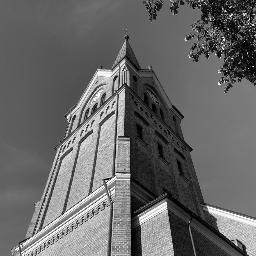
%> input picture w9/Part 1/img_grey.jpg, 256 x 256 px
$ octave week9.m   (GNU Octave 9; MATLAB toolbox functions it lacks are replaced by stand-ins)
%> lines starting %> are read from the running program, lines starting %| are printed output that depends on the picture
### w9/Part 1/f_zigzag.m
% Week 9. ZigZag function

function result = f_zigzag(mat)
    rows = size(mat, 1); % Rows in matrix
    cols = size(mat, 2); % Columns in matrix
    d = 2; % Starting diagonal
    result = [];
    % Loop over diagonals
    while d <= rows + cols
        diagElems = []; % Elements in current diagonal
        % Iterate over matrix elements
        for i = 1:rows
            for j = 1:cols
                % Add to diagonal if indices sum to current diagonal
                if i + j == d
                    diagElems = [diagElems, mat(i,j)];
                end
            end
        end
        % Append in reverse for even diagonals
        if mod(d, 2) == 0
            result = [result, fliplr(diagElems)];
        else
            result = [result, diagElems];
        end
        d = d + 1;
    end
end

### w9/Part 1/f_differential_coding.m
% Week 9.
% For each zero in the array, it counts how many consecutive zeros occur.

function output = f_differential_coding(input)
    zerosCount = 0;
    rowCount = 1;
    output = [];
    for index = 1:length(input)
        if input(index) == 0
            zerosCount = zerosCount + 1;
            if zerosCount == 15
                newRow = [zerosCount, 0, 0];
                output = [output; newRow];
                rowCount = rowCount + 1;
                zerosCount = 0; % Reset zero count for next element
            end
        else
            % Determine the number of bits for the non-zero value
            bitSize = floor(log2(abs(input(index)))) + 1;

            % Create a new row with count of zeros, bit size, and the value
            newRow = [zerosCount, bitSize, input(index)];

            % Add the new row to the output
            if rowCount == 1
                output = newRow;
            else
                output = [output; newRow]; % Append as a new row
            end
            rowCount = rowCount + 1;
            zerosCount = 0; % Reset zero count for next element
        end

        % If output is empty, skip to the next iteration
        if isempty(output)
            continue
        end
    end
end

### w9/Part 1/week9.m
% Week 9. JPEG Compression.
% This script performs the JPEG compression.
% It includes the subtraction of 128 from pixel values, DCT transformation,
% quantization, and placeholders for the zigzag scan and differential coding.

% Load the image
img = imread('img_grey.jpg');
%> img is the input picture: size 256x256 uint8; min 0, max 255, mean 103.9

% Subtract 128 from each pixel value to shift the range
img = double(img) - 128;
%> img: size 256x256 double

% Set block size
blkSize = 8;

% Initialize 3D matrix for storing blocks
imgBlocks = zeros(blkSize, blkSize, numel(img)/(blkSize^2));

% Extract and store 8x8 blocks
cnt = 1;
for x = 1:blkSize:size(img, 1)
    for y = 1:blkSize:size(img, 2)
        blk = img(x:x+blkSize-1, y:y+blkSize-1);
        imgBlocks(:,:,cnt) = blk;
        cnt = cnt + 1;
    end
end
%> after the loop, cnt = 1025

% Compute DCT for each block
numBlks = numel(img)/(blkSize^2);
%> numBlks = 1024
dctBlks = zeros(blkSize, blkSize, numBlks);
for b = 1:numBlks
    dctBlks(:,:,b) = dct2(imgBlocks(:,:,b));
end

% Define the quantization matrix and quantize DCT blocks
QMat = [16 11 10 16 24 40 51 61;
 12 12 14 19 26 58 60 55;
 14 13 16 24 40 57 69 56;
 14 17 22 29 51 87 80 62;
 18 22 37 56 68 109 103 77;
 24 35 55 64 81 104 113 92;
 49 64 78 87 103 121 120 101;
 72 92 95 98 112 100 103 99];
quantDct = zeros(blkSize, blkSize, numBlks);
for b = 1:numBlks
    quantDct(:,:,b) = round(dctBlks(:,:,b)./QMat);
end

% Zigzag scan on quantized DCT blocks
zigzagDct = zeros(blkSize*blkSize, numBlks);
for b = 1:numBlks
    zigzagDct(:,b) = f_zigzag(quantDct(:,:,b));
end
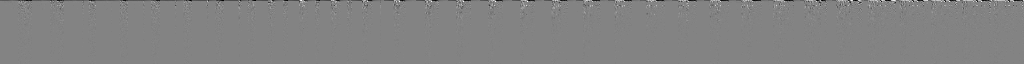
%> zigzagDct: size 64x1024 double; min -54, max 51, mean -0.2; drawn with min black and max white

% Encode AC components
ACComp = [];
for j = 1:numBlks
    if j == 1
        ACComp = [1 0 0];
        temp = f_differential_coding(zigzagDct(:,j));
        ACComp = [ACComp; temp];
    else
        ACComp = [ACComp; [j 0 0]];
        temp = f_differential_coding(zigzagDct(:,j));
        ACComp = [ACComp; temp];
    end

end
%> after the loop, temp = 32 rows, first 12: [0 6 32; 0 1 -1; 0 3 4; 0 2 -2; 0 2 2; 0 2 -2; 0 2 -2; 0 2 3; 0 2 -2; 0 2 2; 0 1 1; 0 2 2]

% Compute DC components
DCCoeffs = reshape(quantDct(1,1,:), 32, 32)';
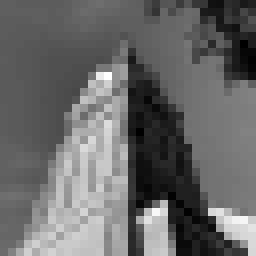
%> DCCoeffs: size 32x32 double (shown 8 times larger); min -54, max 48, mean -12.2; drawn with min black and max white

% Calculate DPCM for DC components
DPCM = zeros(size(DCCoeffs));
DPCM(:,1) = DCCoeffs(:,1);
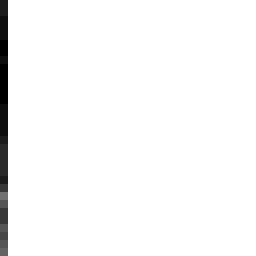
%> DPCM: size 32x32 double (shown 8 times larger); min -18, max 0, mean -0.486; drawn with min black and max white
for j = 2:32
    DPCM(:,j) = DCCoeffs(:,j) - DCCoeffs(:,j-1);
end
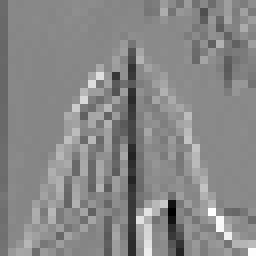
%> DPCM: size 32x32 double (shown 8 times larger); min -74, max 64, mean -0.3; drawn with min black and max white

% Display results for a specific block in subfigures
blkNum = 880;
% Initialize figure
figure;
% Original Block
subplot(2, 2, 1);
imshow((imgBlocks(:,:,blkNum) + 128), []);
title('Original Block');
% Decoded Block
subplot(2, 2, 2);
imshow(imgBlocks(:,:,blkNum), []);
title('After substracting 128');
% DCT Block
subplot(2, 2, 3);
imshow(dctBlks(:,:,blkNum), []);
title('DCT Block');
% Quantized DCT Block
subplot(2, 2, 4);
imshow(quantDct(:,:,blkNum), []);
title('Quantized DCT Block');
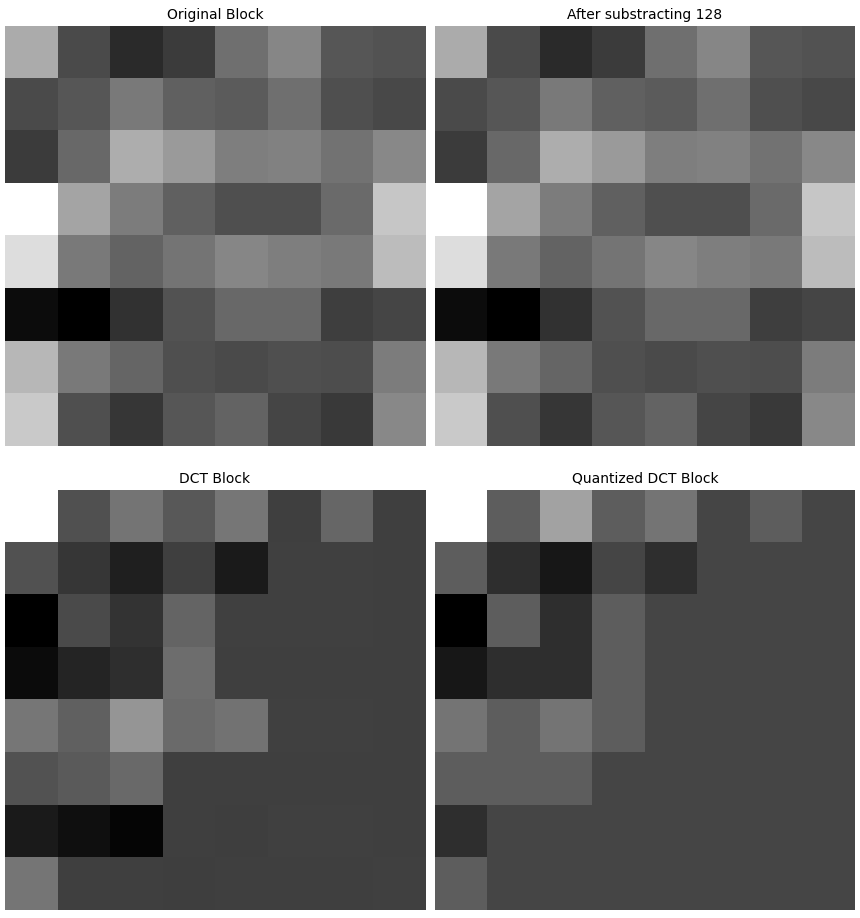
%> figure redrawn from the program's plot data, 4 panels

% Extract AC components for the block
idx1 = find(ACComp(:,1) == blkNum & ACComp(:,3) == 0, 1);
%> idx1 = 15199
idx2 = find(ACComp(:,1) == blkNum+1 & ACComp(:,3) == 0, 1);
%> idx2 = 15228
ACBlock = ACComp(idx1+1:idx2-1,:);
%> ACBlock = 28 rows, first 12: [0 4 8; 0 1 1; 0 1 1; 0 2 -3; 0 1 -1; 0 3 4; 0 1 1; 0 2 -2; 0 1 1; 0 2 -2; 0 2 2; 0 1 -1]
